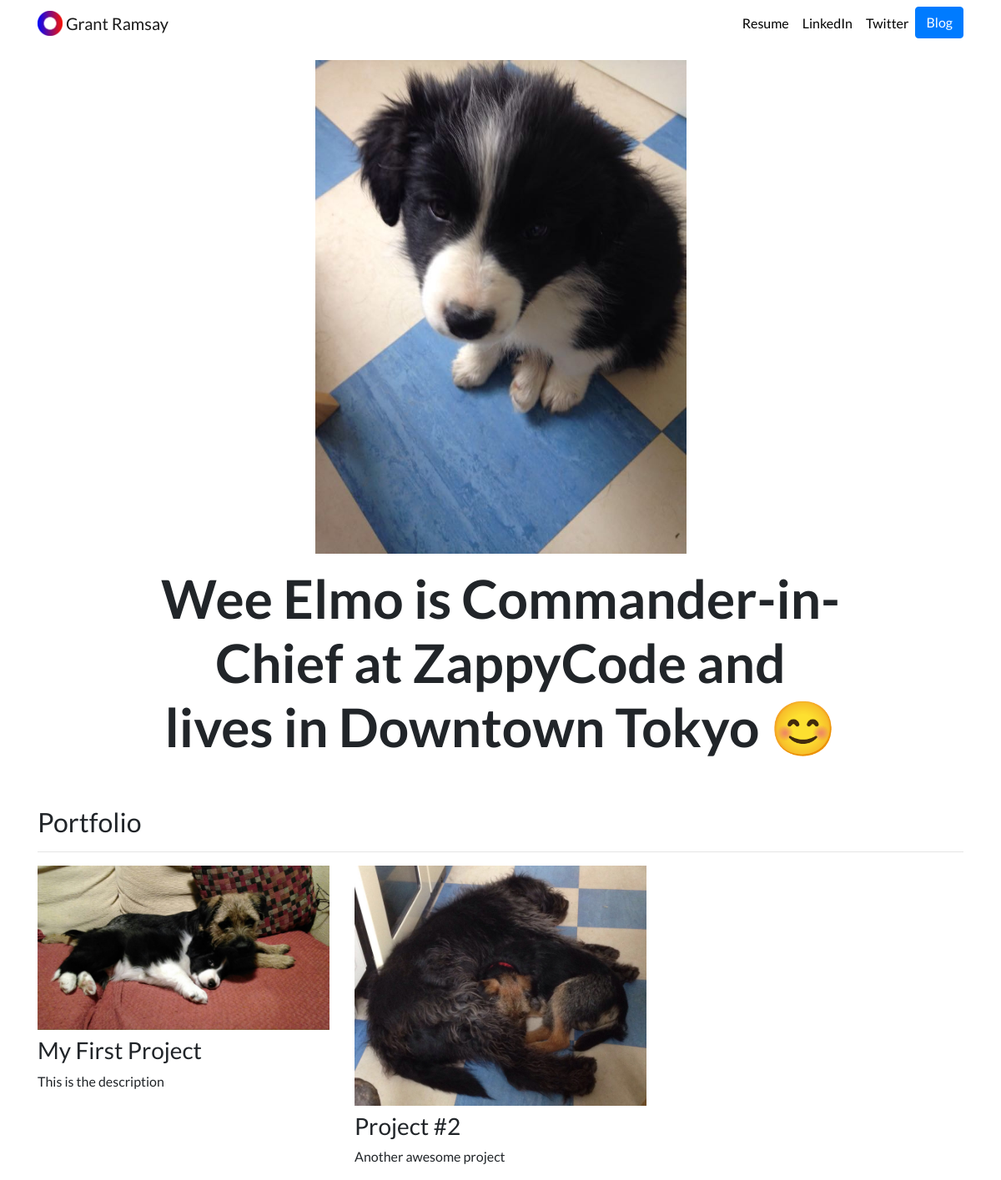
The page / on the database its author committed.
### portfolio/models.py (models this page shows, shortened)
class Project(models.Model):
    title = models.CharField(max_length=100)
    description = models.CharField(max_length=250)
    image = models.ImageField(upload_to='portfolio/images/')
    url = models.URLField(blank=True)

### portfolio/views.py (the view)
# urls.py: path('', views.home, name='home'),
def home(request):
    projects = Project.objects.all()
    return render(request, 'portfolio/home.html', {'projects':projects})

### portfolio/templates/portfolio/home.html
{% extends "portfolio/base.html" %}
{% load static %}
{% block content %}
<div class="row justify-content-center my-3">
  <div class="col-5">
    <img src="{% static 'portfolio/wee-elmo.jpg' %}" class="img-fluid">
  </div>
</div>
<div class="row justify-content-center mb-3">
  <div class="col-md-9 text-center">
    <h1 id="hometext" class="font-weight-bold">Wee Elmo is Commander-in-Chief at ZappyCode and lives in Downtown Tokyo 😊</h1>
  </div>
</div>
<h2 class="mt-5">Portfolio</h2>
<hr>
<div class="row">
  {% for project in projects %}
  <div class="col-lg-4 col-md-6">
    {% if project.url %}
    <a href="{{ project.url }}">
      <img src="{{ project.image.url }}" class="img-fluid mb-2">
    </a>
    {% else %}
    <img src="{{ project.image.url }}" class="img-fluid mb-2">
    {% endif %}
    <h3>{{ project.title }}</h3>
    <p>{{ project.description }}</p>
  </div>
  {% endfor %}
</div>
{% endblock %}

### portfolio/templates/portfolio/base.html (shortened to what this page needs)
{% load static %}
<!doctype html>
<html lang="en">
<head>
  <link rel="stylesheet" href="https://stackpath.bootstrapcdn.com/bootstrap/4.4.1/css/bootstrap.min.css">
  <link rel="stylesheet" href="{% static 'portfolio/custom.css' %}">
</head>
<body>
  <nav id="topNav" class="navbar navbar-expand-md navbar-light">
    <div class="container">
      <a class="navbar-brand" href="{% url 'home' %}">
        <img src="{% static 'portfolio/Logo.png' %}" width="30" height="30" class="d-inline-block align-top" alt="Grant's Logo">
        <span>Grant Ramsay</span>
      </a>
      <div class="collapse navbar-collapse text-center" id="navbarNav">
        <ul class="navbar-nav ml-auto">
          <li class="nav-item">
            <a class="nav-link" href="{% static 'portfolio/resume.pdf' %}">Resume</a>
          </li>
          <li class="nav-item">
            <a class="nav-link" href="https://www.linkedin.com/in/nick-walter/" target="_blank">LinkedIn</a>
          </li>
          <li class="nav-item">
            <a class="nav-link" href="https://twitter.com/ZappyCode" target="_blank">Twitter</a>
          </li>
          <li>
            <a role="button" href="{% url 'blog:all_blogs' %}" class="btn btn-primary">Blog</a>
          </li>
        </ul>
      </div>
    </div>
  </nav>
  <div class="container">
    {% block content %}{% endblock %}
  </div>
</body>
</html>

### portfolio/static/portfolio/custom.css (style rules this page uses)
.navbar-nav .nav-link { color: rgba(0,0,0,1) !important; }
body { font-family: 'Lato', sans-serif; }
@media (min-width: 992px) { #hometext { font-size: 4rem; } }

### rows shown on the page
Project: image (picture), title "My First Project", description "This is the description"
Project: image (picture), title "Project #2", description "Another awesome project"
